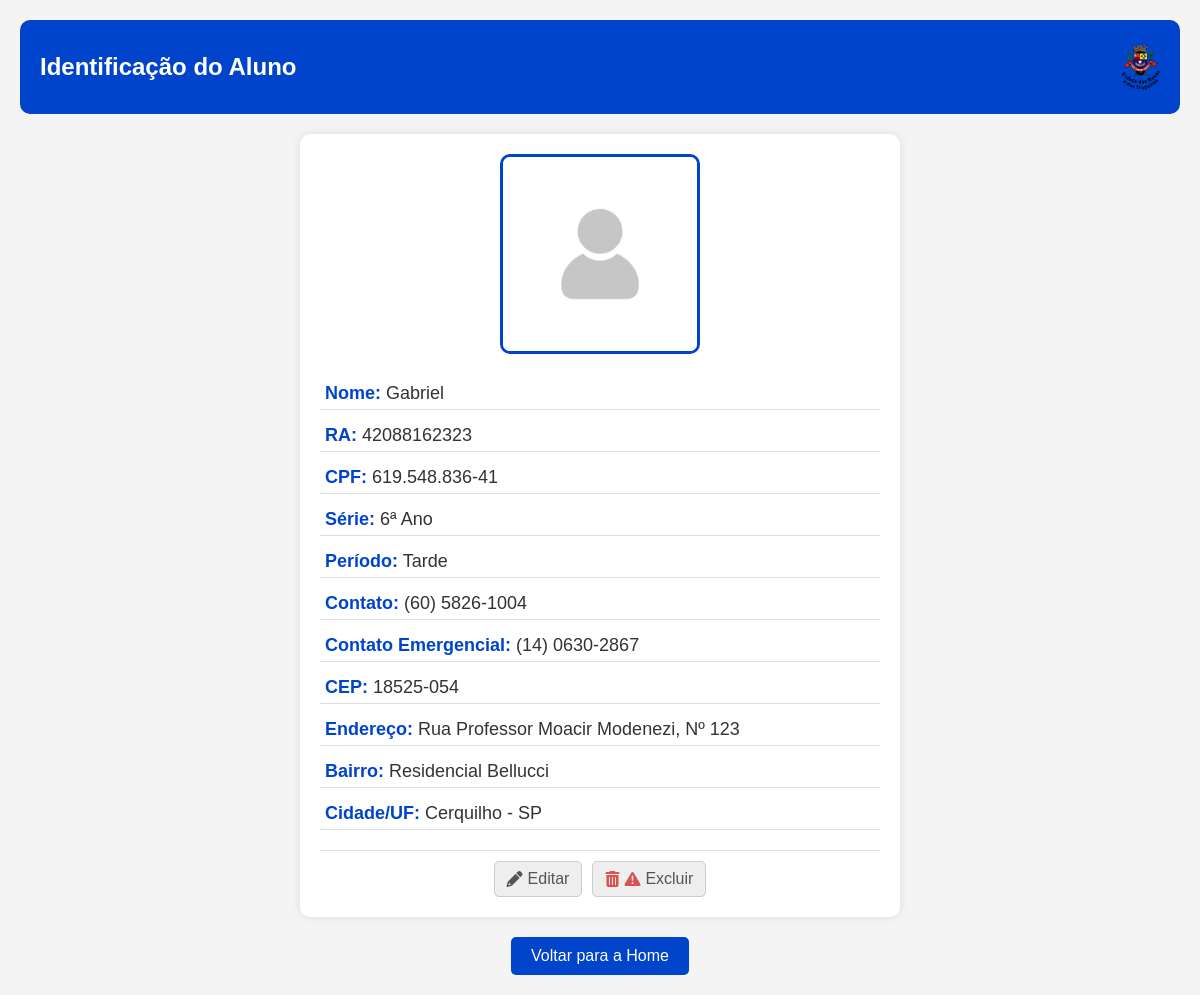
Screenshot of /detalhes_aluno/42088162323/ (signed in) with the database file from the repository.
### Sistema_Alunos/models.py (models this page shows, shortened)
class Aluno(models.Model):
    SERIES_CHOICES = [
        ('1ª Ano', '1ª Ano'),
        ('2ª Ano', '2ª Ano'),
        ('3ª Ano', '3ª Ano'),
        ('4ª Ano', '4ª Ano'),
        ('5ª Ano', '5ª Ano'),
        ('6ª Ano', '6ª Ano'),
        ('7ª Ano', '7ª Ano'),
        ('8ª Ano', '8ª Ano'),
        ('9ª Ano', '9ª Ano'),
    ]
    TURMA_CHOICES = [
        ('A', 'A'),
        ('B', 'B'),
        ('C', 'C'),
    ]
    PERIODO_CHOICES = [
        ('Manhã', 'Manhã'),
        ('Tarde', 'Tarde'),
    ]
    SEXO_CHOICES = [
        ('M', 'Masculino'),
        ('F', 'Feminino'),
        ('NI', 'Prefiro não informar'),
    ]
    DEFICIENCIA_CHOICES = [
        ('S', 'Sim'),
        ('N', 'Não'),
    ]
    foto = models.ImageField(upload_to='fotos/', default='fotos/default_rRsY7nC.png', blank=False)
    id_aluno = models.CharField(max_length=20, unique=True, blank=True, null=True)
    nome = models.CharField(max_length=100)
    nome_social = models.CharField(max_length=100, blank=True, null=True)
    cpf = models.CharField(max_length=14, unique=True, blank=True, null=True)
    data_nascimento = models.DateField(blank=True, null=True)
    contato = models.CharField(max_length=15, blank=True, null=True)
    contato_emergencial = models.CharField(max_length=15, blank=True, null=True)
    responsavel = models.CharField(max_length=100, blank=True, null=True)
    cep = models.CharField(max_length=9, blank=True, null=True)
    endereco = models.CharField(max_length=255, blank=True, null=True)
    numero = models.CharField(max_length=20, blank=True, null=True)
    bairro = models.CharField(max_length=100, blank=True, null=True)
    cidade = models.CharField(max_length=100, blank=True, null=True)
    uf = models.CharField(max_length=2, blank=True, null=True)
    sexo = models.CharField(max_length=2, choices=SEXO_CHOICES, default='NI')
    deficiencia = models.CharField(max_length=1, choices=DEFICIENCIA_CHOICES, default='N')
    deficiencia_qual = models.CharField(max_length=255, blank=True, null=True)
    serie = models.CharField(max_length=10, choices=SERIES_CHOICES)
    turma = models.CharField(max_length=1, choices=TURMA_CHOICES)
    periodo = models.CharField(max_length=10, choices=PERIODO_CHOICES)
    observacoes = models.TextField(blank=True, null=True)

### Sistema_Alunos/views.py (the view)
# urls.py: path('detalhes_aluno/<str:id_aluno>/', views.detalhes_aluno, name='detalhes_aluno'),
@login_required(login_url='login')
def detalhes_aluno(request, id_aluno):
    aluno = get_object_or_404(Aluno, id_aluno=id_aluno)
    return render(request, 'detalhes_aluno.html', {'aluno': aluno})

### Sistema_Alunos/templates/detalhes_aluno.html (shortened to what this page needs)
{% load static %}
<!DOCTYPE html>
<html lang="pt-br">
<head>
    <link rel="stylesheet" href="https://cdnjs.cloudflare.com/ajax/libs/font-awesome/6.0.0-beta3/css/all.min.css">
</head>
<body>
    <header>
        <h1>Identificação do Aluno</h1>
        <div class="header-image">
            <img src="{% static 'imagens/brasao3.png' %}" alt="Imagem do Cabeçalho">
        </div>
    </header>
    <div class="detalhes-container">
        <div class="foto-container">
            {% if aluno.foto %}
                <img src="{{ aluno.foto.url }}" alt="Foto do Aluno" class="foto-aluno">
            {% else %}
                <p>Nenhuma foto cadastrada.</p>
            {% endif %}
        </div>
        <div class="informacoes-aluno">
            <p><strong>Nome:</strong> {{ aluno.nome_social}}</p>
            <p><strong>RA:</strong> {{ aluno.id_aluno }}</p>
            <p><strong>CPF:</strong> {{ aluno.cpf }}</p>
            <p><strong>Série:</strong> {{ aluno.serie }}</p>
            <p><strong>Período:</strong> {{ aluno.periodo }}</p>
            <p><strong>Contato:</strong> {{ aluno.contato }}</p>
            <p><strong>Contato Emergencial:</strong> {{ aluno.contato_emergencial }}</p>
            <p><strong>CEP:</strong> {{ aluno.cep|default:"Não informado" }}</p>
            <p><strong>Endereço:</strong> {{ aluno.endereco|default:"Não informado" }}, Nº {{ aluno.numero|default:"S/N" }}</p>
            <p><strong>Bairro:</strong> {{ aluno.bairro|default:"Não informado" }}</p>
            <p><strong>Cidade/UF:</strong> {{ aluno.cidade|default:"Não informada" }} - {{ aluno.uf|default:"--" }}</p>
            <div class="acoes-aluno">
                <a href="{% url 'editar_aluno' aluno.id_aluno %}" class="editar-botao"><i class="fas fa-pencil"></i> Editar</a>
                <a href="{% url 'excluir_aluno' aluno.id_aluno %}" class="excluir-botao"><i class="fas fa-trash-can"></i><i class="fas fa-exclamation-triangle"></i> Excluir</a>
            </div>
        </div>
    </div>
    <div class="voltar-home">
        <a href="{% url 'index' %}"><button>Voltar para a Home</button></a>
    </div>
</body>
</html>

### Sistema_Alunos/templates/detalhes_aluno.html (style rules this page uses)
* { margin: 0; padding: 0; box-sizing: border-box; font-family: Arial, sans-serif; }
body { background-color: #f4f4f4; color: #333; text-align: center; padding: 20px; }
header { background-color: #0044cc; color: white; padding: 20px; border-radius: 10px; margin-bottom: 20px; display: flex; align-items: center; justify-content: space-between; }
header h1 { font-size: 24px; }
.header-image img { height: 50px; }
.detalhes-container { background: white; padding: 20px; border-radius: 10px; box-shadow: 0 0 10px rgba(0, 0, 0, 0.1); max-width: 600px; margin: auto; }
.foto-container { text-align: center; margin-bottom: 20px; }
.foto-aluno { width: 200px; height: 200px; border-radius: 10px; object-fit: cover; border: 3px solid #0044cc; }
.informacoes-aluno p { font-size: 18px; margin: 10px 0; text-align: left; padding: 5px; border-bottom: 1px solid #ddd; }
.informacoes-aluno p strong { color: #0044cc; }
.acoes-aluno { display: flex; justify-content: center; gap: 10px; margin-top: 20px; padding-top: 10px; border-top: 1px solid #ddd; }
.acoes-aluno a { display: inline-flex; align-items: center; justify-content: center; color: #555; background-color: #eee; border: 1px solid #ccc; border-radius: 5px; padding: 8px 12px; text-decoration: none; font-size: 16px; transition: background-color 0.3s ease; }
.acoes-aluno a i { margin-right: 5px; }
.excluir-botao i { color: #d9534f; }
.voltar-home { margin-top: 20px; }
.voltar-home button { background-color: #0044cc; color: white; padding: 10px 20px; border: none; border-radius: 5px; cursor: pointer; font-size: 16px; }

### rows the page displays
Aluno: foto (placeholder picture), nome_social "Gabriel", id_aluno "42088162323", cpf "619.548.836-41", serie "6ª Ano", periodo "Tarde", contato "(60) 5826-1004", contato_emergencial "(14) 0630-2867", cep "18525-054", endereco "Rua Professor Moacir Modenezi", numero "123", bairro "Residencial Bellucci", cidade "Cerquilho", uf "SP"
